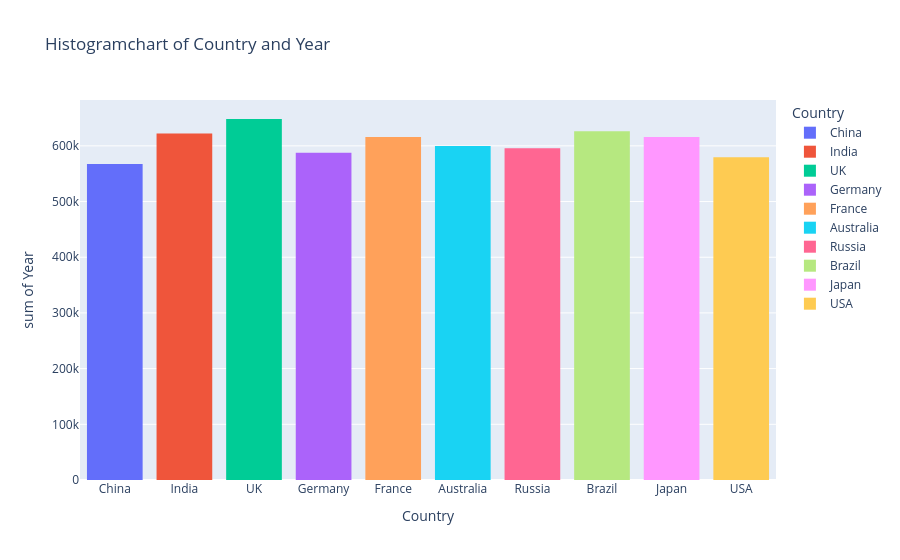

The cell this chart's notebook holds for it:
### Code cell
fix=px.histogram(df,x="Country",y="Year",color="Country",title="Histogram chart of Country and Year ")
fix.show()

### Figure 1 — Plotly figure (JSON) as saved in the notebook; plotly's stock layout.template omitted (floating-point values rounded to 4 significant figures; data arrays with more than 128 entries replaced by an {"elided": "..."} marker saying what was removed)
{"data": [{"bingroup": "x", "histfunc": "sum", "hovertemplate": "Country=%{x}<br>sum of Year=%{y}<extra></extra>", "legendgroup": "China", "marker": {"color": "#636efa", "pattern": {"shape": ""}}, "name": "China", "orientation": "v", "showlegend": true, "type": "histogram", "x": {"elided": "281 str values"}, "xaxis": "x", "y": {"elided": "281 int values"}, "yaxis": "y"}, {"bingroup": "x", "histfunc": "sum", "hovertemplate": "Country=%{x}<br>sum of Year=%{y}<extra></extra>", "legendgroup": "India", "marker": {"color": "#EF553B", "pattern": {"shape": ""}}, "name": "India", "orientation": "v", "showlegend": true, "type": "histogram", "x": {"elided": "308 str values"}, "xaxis": "x", "y": {"elided": "308 int values"}, "yaxis": "y"}, {"bingroup": "x", "histfunc": "sum", "hovertemplate": "Country=%{x}<br>sum of Year=%{y}<extra></extra>", "legendgroup": "UK", "marker": {"color": "#00cc96", "pattern": {"shape": ""}}, "name": "UK", "orientation": "v", "showlegend": true, "type": "histogram", "x": {"elided": "321 str values"}, "xaxis": "x", "y": {"elided": "321 int values"}, "yaxis": "y"}, {"bingroup": "x", "histfunc": "sum", "hovertemplate": "Country=%{x}<br>sum of Year=%{y}<extra></extra>", "legendgroup": "Germany", "marker": {"color": "#ab63fa", "pattern": {"shape": ""}}, "name": "Germany", "orientation": "v", "showlegend": true, "type": "histogram", "x": {"elided": "291 str values"}, "xaxis": "x", "y": {"elided": "291 int values"}, "yaxis": "y"}, {"bingroup": "x", "histfunc": "sum", "hovertemplate": "Country=%{x}<br>sum of Year=%{y}<extra></extra>", "legendgroup": "France", "marker": {"color": "#FFA15A", "pattern": {"shape": ""}}, "name": "France", "orientation": "v", "showlegend": true, "type": "histogram", "x": {"elided": "305 str values"}, "xaxis": "x", "y": {"elided": "305 int values"}, "yaxis": "y"}, {"bingroup": "x", "histfunc": "sum", "hovertemplate": "Country=%{x}<br>sum of Year=%{y}<extra></extra>", "legendgroup": "Australia", "marker": {"color": "#19d3f3", "pattern": {"shape": ""}}, "name": "Australia", "orientation": "v", "showlegend": true, "type": "histogram", "x": {"elided": "297 str values"}, "xaxis": "x", "y": {"elided": "297 int values"}, "yaxis": "y"}, {"bingroup": "x", "histfunc": "sum", "hovertemplate": "Country=%{x}<br>sum of Year=%{y}<extra></extra>", "legendgroup": "Russia", "marker": {"color": "#FF6692", "pattern": {"shape": ""}}, "name": "Russia", "orientation": "v", "showlegend": true, "type": "histogram", "x": {"elided": "295 str values"}, "xaxis": "x", "y": {"elided": "295 int values"}, "yaxis": "y"}, {"bingroup": "x", "histfunc": "sum", "hovertemplate": "Country=%{x}<br>sum of Year=%{y}<extra></extra>", "legendgroup": "Brazil", "marker": {"color": "#B6E880", "pattern": {"shape": ""}}, "name": "Brazil", "orientation": "v", "showlegend": true, "type": "histogram", "x": {"elided": "310 str values"}, "xaxis": "x", "y": {"elided": "310 int values"}, "yaxis": "y"}, {"bingroup": "x", "histfunc": "sum", "hovertemplate": "Country=%{x}<br>sum of Year=%{y}<extra></extra>", "legendgroup": "Japan", "marker": {"color": "#FF97FF", "pattern": {"shape": ""}}, "name": "Japan", "orientation": "v", "showlegend": true, "type": "histogram", "x": {"elided": "305 str values"}, "xaxis": "x", "y": {"elided": "305 int values"}, "yaxis": "y"}, {"bingroup": "x", "histfunc": "sum", "hovertemplate": "Country=%{x}<br>sum of Year=%{y}<extra></extra>", "legendgroup": "USA", "marker": {"color": "#FECB52", "pattern": {"shape": ""}}, "name": "USA", "orientation": "v", "showlegend": true, "type": "histogram", "x": {"elided": "287 str values"}, "xaxis": "x", "y": {"elided": "287 int values"}, "yaxis": "y"}], "layout": {"barmode": "relative", "legend": {"title": {"text": "Country"}, "tracegroupgap": 0}, "title": {"text": "Histogramchart of Country and Year "}, "xaxis": {"anchor": "y", "categoryarray": ["China", "India", "UK", "Germany", "France", "Australia", "Russia", "Brazil", "Japan", "USA"], "categoryorder": "array", "domain": [0, 1], "title": {"text": "Country"}}, "yaxis": {"anchor": "x", "domain": [0, 1], "title": {"text": "sum of Year"}}}}
